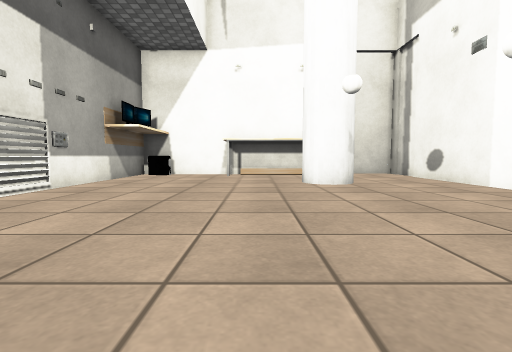
View 1 (above)

13 first-person views from a walk through a 3-D level made in the Unity game engine. The camera is 0.36 m above the floor, tilts 4° down and sees 85° across. Doors are open. The floor is counted in squares, 0.5 m on a side. Each view is taken from the middle of a square. On the plan, view 1 faces up. The plan holds only what a view shows up to about 10 squares ahead; the rest is blank. The place goes on beyond the plan. The player character is not drawn. Some surface patterns are stand-ins.

View 2
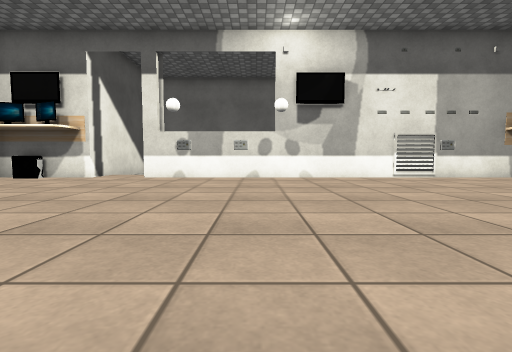

View 3
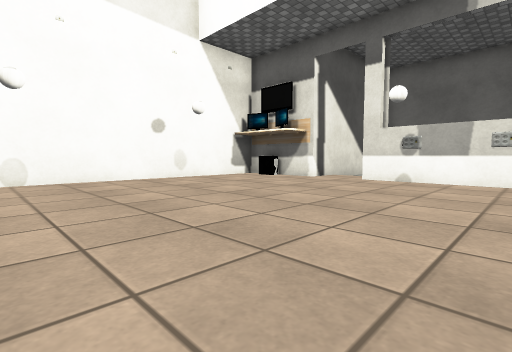

View 4
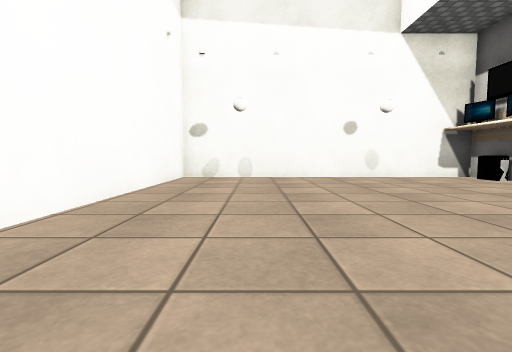

View 5
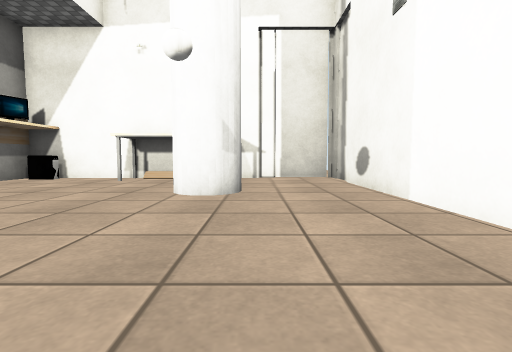

View 6
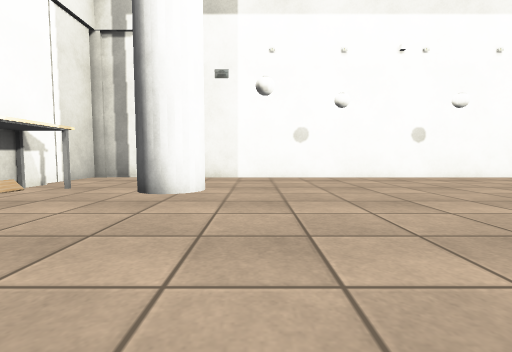

View 7
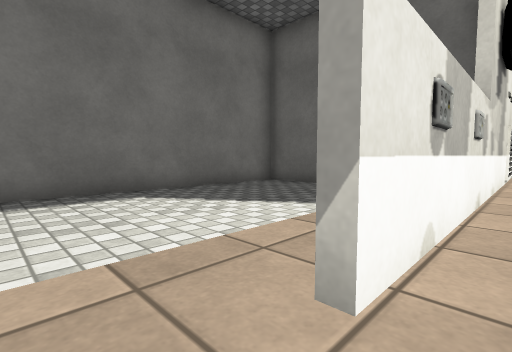

View 8
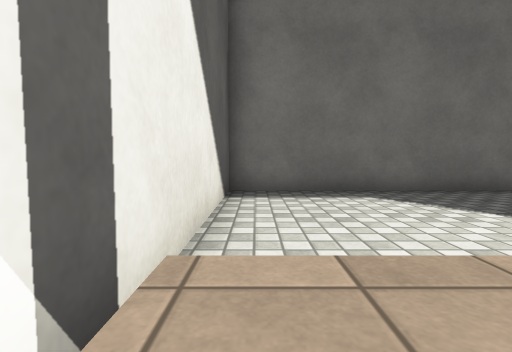

View 9
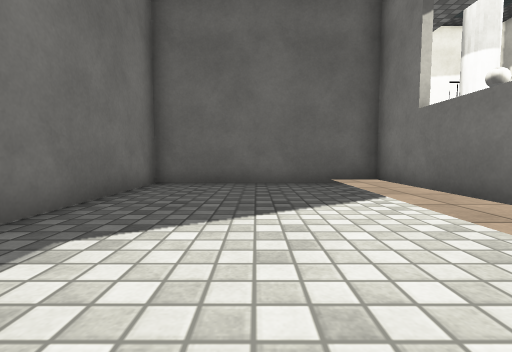

View 10
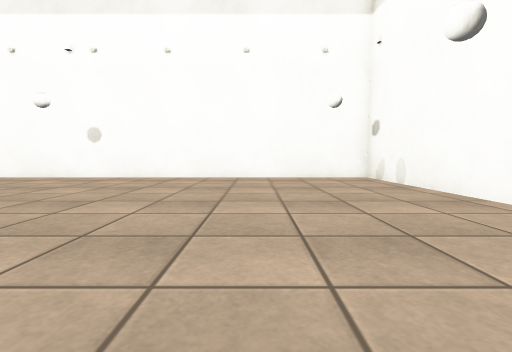

View 11
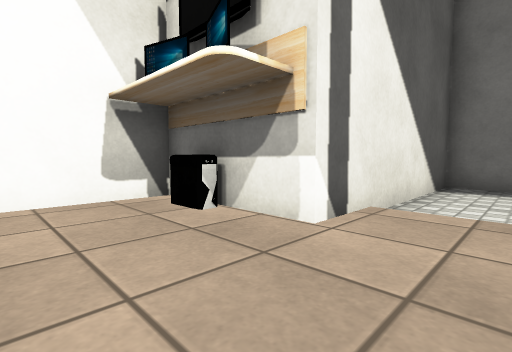

View 12
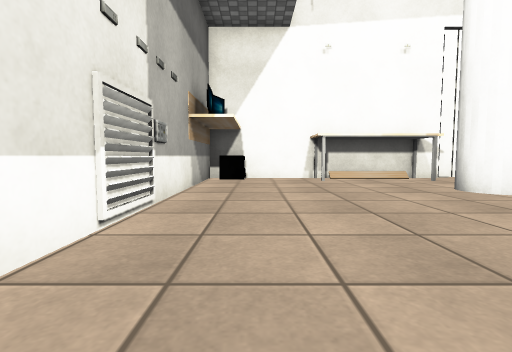

View 13
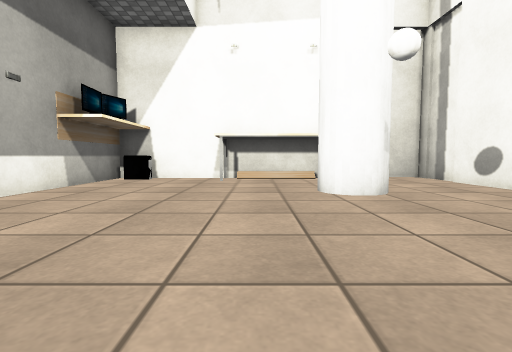

### Floor plan
Key: @ floor where view 1 was taken; # wall or solid block; . main floor; - floor 0.05 m lower than the main floor; / step, stairs or slope; D open door; O other object.
Columns run from 11 left of view 1 to 6 right of it. Each row starts with its distance up from view 1.
 12               ###
 11       #OO######..#
 10       #O.........#
  9       #..........#
  8       #......#...#
  7       #..........#
  6       O..........#
  5       O..........#
  4       #..........#
  3 #######..........#
  2 #----/#..........#
  1 #----/#..........#
  0 #----/#....@.....#
 -1 #----/O..........#
 -2 #----/O..........#
 -3 #----/#..........#
 -4 #----/D..........#
 -5 #----/D..........#
 -6 #######..........#
 -7       # .........#
 -8       #O.........#
 -9       ############

Where each view was taken, in squares from view 1:
view 1: 0 up, 0 right, facing up
view 2: 0 up, 5 right, facing left
view 3: 0 up, 4 right, facing down-left
view 4: 1 up, 3 right, facing down
view 5: 2 up, 3 right, facing up
view 6: 6 up, 4 left, facing right
view 7: 5 down, 4 left, facing up-left
view 8: 5 down, 4 left, facing left
view 9: 5 down, 8 left, facing up
view 10: 5 down, 4 left, facing right
view 11: 4 down, 2 left, facing down-left
view 12: 2 up, 3 left, facing up
view 13: 2 up, 0 right, facing up
